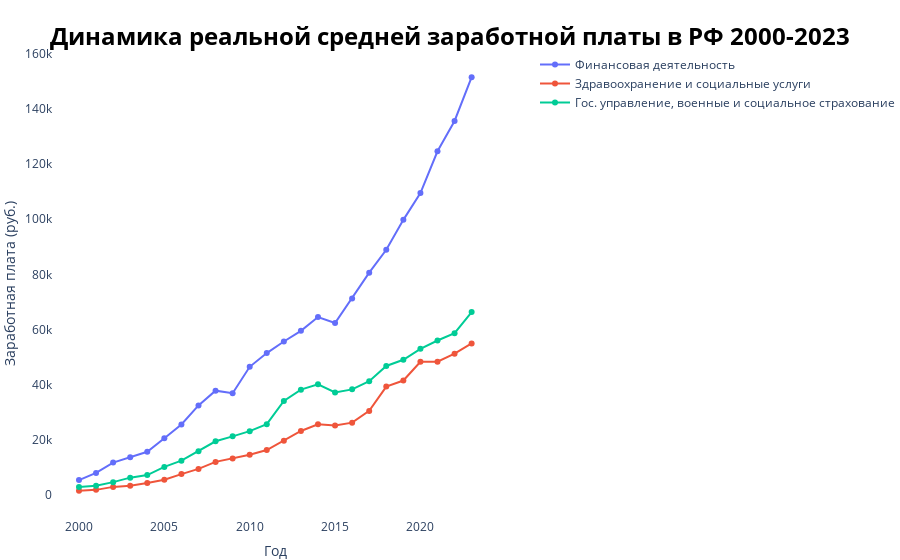

The notebook cell saved with this chart:
### Code cell
# График динамики реальной средней заработной платы
real_salary_fig = make_subplots(specs=[[{'secondary_y': True}]])
real_salary_fig.add_trace(go.Scatter(x=df_real_salary.index, y=df_real_salary['Финансовая деятельность'], mode='lines+markers', name='Финансовая деятельность'), 
                     secondary_y=False)
real_salary_fig.add_trace(go.Scatter(x=df_real_salary.index, y=df_real_salary['Здравоохранение и социальные услуги'], mode='lines+markers', 
                                name='Здравоохранение и социальные услуги'), secondary_y=False)
real_salary_fig.add_trace(go.Scatter(x=df_real_salary.index, y=df_real_salary['Гос. управление, военные и социальное страхование'], mode='lines+markers', 
                                name='Гос. управление, военные и социальное страхование'), secondary_y=False)
real_salary_fig.update_layout(title={'text': '<b>Динамика реальной средней заработной платы в РФ 2000-2023</b>', 'x': 0.5, 'y':0.95,
                                'font':{'size': 24, 'color': 'Black'}}, plot_bgcolor='white', margin={'l': 30, 'r': 0, 't': 50, 'b': 0}, 
                         xaxis_title='Год', yaxis={'title': 'Заработная плата (руб.)'}, yaxis2={'title': 'Инфляция %'}, 
                        #  legend={'x': 0.93, 'y': 0.5, 'traceorder': 'reversed', 'font': {'family': 'Arial', 'size': 14, 'color': 'Black'}, 
                        #           'yanchor': 'top', 'xanchor': 'left'}
                                  )

real_salary_fig.show()

### Figure 1 — Plotly figure (JSON) as saved in the notebook; plotly's stock layout.template omitted (floating-point values rounded to 4 significant figures)
{"data": [{"mode": "lines+markers", "name": "Финансовая деятельность", "type": "scatter", "x": [2000, 2001, 2002, 2003, 2004, 2005, 2006, 2007, 2008, 2009, 2010, 2011, 2012, 2013, 2014, 2015, 2016, 2017, 2018, 2019, 2020, 2021, 2022, 2023], "xaxis": "x", "y": [5232.0, 7828.0, 11600.0, 13570.0, 15520.0, 20420.0, 25430.0, 32370.0, 37730.0, 36810.0, 46390.0, 51390.0, 55600.0, 59450.0, 64480.0, 62300.0, 71240.0, 80580.0, 88930.0, 99780.0, 109500.0, 124700.0, 135700.0, 151600.0], "yaxis": "y"}, {"mode": "lines+markers", "name": "Здравоохранение и социальные услуги", "type": "scatter", "x": [2000, 2001, 2002, 2003, 2004, 2005, 2006, 2007, 2008, 2009, 2010, 2011, 2012, 2013, 2014, 2015, 2016, 2017, 2018, 2019, 2020, 2021, 2022, 2023], "xaxis": "x", "y": [1333.0, 1691.0, 2777.0, 3190.0, 4173.0, 5364.0, 7416.0, 9311.0, 11860.0, 13090.0, 14420.0, 16160.0, 19570.0, 23080.0, 25490.0, 25100.0, 26100.0, 30380.0, 39220.0, 41410.0, 48220.0, 48260.0, 51170.0, 54880.0], "yaxis": "y"}, {"mode": "lines+markers", "name": "Гос. управление, военные и социальное страхование", "type": "scatter", "x": [2000, 2001, 2002, 2003, 2004, 2005, 2006, 2007, 2008, 2009, 2010, 2011, 2012, 2013, 2014, 2015, 2016, 2017, 2018, 2019, 2020, 2021, 2022, 2023], "xaxis": "x", "y": [2712.0, 3207.0, 4503.0, 6131.0, 7070.0, 10030.0, 12280.0, 15680.0, 19340.0, 21130.0, 23010.0, 25550.0, 34010.0, 38100.0, 40050.0, 37070.0, 38200.0, 41150.0, 46710.0, 48950.0, 52940.0, 55940.0, 58590.0, 66290.0], "yaxis": "y"}], "layout": {"margin": {"b": 0, "l": 30, "r": 0, "t": 50}, "plot_bgcolor": "white", "title": {"font": {"color": "Black", "size": 24}, "text": "<b>Динамика реальной средней заработной платы в РФ 2000-2023</b>", "x": 0.5, "y": 0.95}, "xaxis": {"anchor": "y", "domain": [0, 0.94], "title": {"text": "Год"}}, "yaxis": {"anchor": "x", "domain": [0, 1], "title": {"text": "Заработная плата (руб.)"}}, "yaxis2": {"anchor": "x", "overlaying": "y", "side": "right", "title": {"text": "Инфляция %"}}}}
